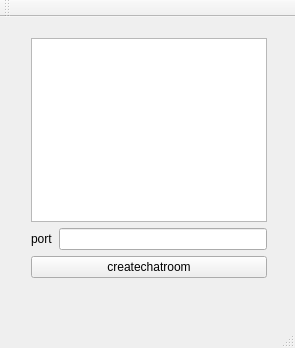
<?xml version="1.0" encoding="UTF-8"?>
<ui version="4.0">
 <class>TcpServer</class>
 <widget class="QMainWindow" name="TcpServer">
  <property name="geometry">
   <rect>
    <x>0</x>
    <y>0</y>
    <width>295</width>
    <height>348</height>
   </rect>
  </property>
  <property name="windowTitle">
   <string>TcpServer</string>
  </property>
  <widget class="QWidget" name="centralWidget">
   <widget class="QWidget" name="layoutWidget">
    <property name="geometry">
     <rect>
      <x>20</x>
      <y>10</y>
      <width>258</width>
      <height>262</height>
     </rect>
    </property>
    <layout class="QVBoxLayout" name="verticalLayout">
     <item>
      <widget class="QTextEdit" name="messagTextEdit"/>
     </item>
     <item>
      <layout class="QHBoxLayout" name="horizontalLayout">
       <item>
        <widget class="QLabel" name="label">
         <property name="text">
          <string>port</string>
         </property>
        </widget>
       </item>
       <item>
        <widget class="QLineEdit" name="portLineEdit"/>
       </item>
      </layout>
     </item>
     <item>
      <widget class="QPushButton" name="pushButton">
       <property name="text">
        <string>createchatroom</string>
       </property>
      </widget>
     </item>
    </layout>
   </widget>
  </widget>
  <widget class="QMenuBar" name="menuBar">
   <property name="geometry">
    <rect>
     <x>0</x>
     <y>0</y>
     <width>295</width>
     <height>26</height>
    </rect>
   </property>
  </widget>
  <widget class="QToolBar" name="mainToolBar">
   <attribute name="toolBarArea">
    <enum>TopToolBarArea</enum>
   </attribute>
   <attribute name="toolBarBreak">
    <bool>false</bool>
   </attribute>
  </widget>
  <widget class="QStatusBar" name="statusBar"/>
 </widget>
 <layoutdefault spacing="6" margin="11"/>
 <resources/>
 <connections/>
</ui>
